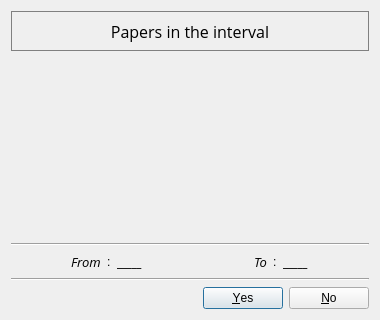
<?xml version="1.0" encoding="UTF-8"?>
<ui version="4.0">
 <class>mainwindow</class>
 <widget class="QDialog" name="mainwindow">
  <property name="geometry">
   <rect>
    <x>0</x>
    <y>0</y>
    <width>380</width>
    <height>320</height>
   </rect>
  </property>
  <property name="minimumSize">
   <size>
    <width>380</width>
    <height>320</height>
   </size>
  </property>
  <property name="windowTitle">
   <string>Acceptance Interval</string>
  </property>
  <layout class="QVBoxLayout" name="verticalLayout">
   <item>
    <widget class="QLabel" name="title_lab">
     <property name="sizePolicy">
      <sizepolicy hsizetype="Expanding" vsizetype="Fixed">
       <horstretch>0</horstretch>
       <verstretch>0</verstretch>
      </sizepolicy>
     </property>
     <property name="minimumSize">
      <size>
       <width>0</width>
       <height>40</height>
      </size>
     </property>
     <property name="maximumSize">
      <size>
       <width>16777215</width>
       <height>40</height>
      </size>
     </property>
     <property name="font">
      <font>
       <family>Open Sans</family>
       <pointsize>12</pointsize>
      </font>
     </property>
     <property name="styleSheet">
      <string notr="true">border: 1px solid grey;</string>
     </property>
     <property name="text">
      <string>Papers in the interval</string>
     </property>
     <property name="alignment">
      <set>Qt::AlignmentFlag::AlignCenter</set>
     </property>
    </widget>
   </item>
   <item>
    <widget class="QWidget" name="field" native="true">
     <property name="sizePolicy">
      <sizepolicy hsizetype="Expanding" vsizetype="Expanding">
       <horstretch>0</horstretch>
       <verstretch>0</verstretch>
      </sizepolicy>
     </property>
    </widget>
   </item>
   <item>
    <widget class="Line" name="line">
     <property name="orientation">
      <enum>Qt::Orientation::Horizontal</enum>
     </property>
    </widget>
   </item>
   <item>
    <layout class="QHBoxLayout" name="interval">
     <item>
      <spacer name="spacer_3">
       <property name="orientation">
        <enum>Qt::Orientation::Horizontal</enum>
       </property>
       <property name="sizeType">
        <enum>QSizePolicy::Policy::Fixed</enum>
       </property>
       <property name="sizeHint" stdset="0">
        <size>
         <width>60</width>
         <height>20</height>
        </size>
       </property>
      </spacer>
     </item>
     <item>
      <widget class="QLabel" name="from_lab">
       <property name="font">
        <font>
         <family>Open Sans</family>
         <pointsize>10</pointsize>
         <italic>true</italic>
        </font>
       </property>
       <property name="text">
        <string>From</string>
       </property>
      </widget>
     </item>
     <item>
      <widget class="QLabel" name="col_1">
       <property name="sizePolicy">
        <sizepolicy hsizetype="Fixed" vsizetype="Preferred">
         <horstretch>0</horstretch>
         <verstretch>0</verstretch>
        </sizepolicy>
       </property>
       <property name="text">
        <string>:</string>
       </property>
      </widget>
     </item>
     <item>
      <widget class="QLabel" name="from_edit">
       <property name="font">
        <font>
         <family>Open Sans</family>
         <pointsize>10</pointsize>
         <italic>true</italic>
        </font>
       </property>
       <property name="text">
        <string>_____</string>
       </property>
      </widget>
     </item>
     <item>
      <spacer name="spacer_1">
       <property name="orientation">
        <enum>Qt::Orientation::Horizontal</enum>
       </property>
       <property name="sizeHint" stdset="0">
        <size>
         <width>40</width>
         <height>20</height>
        </size>
       </property>
      </spacer>
     </item>
     <item>
      <widget class="QLabel" name="to_lab">
       <property name="font">
        <font>
         <family>Open Sans</family>
         <pointsize>10</pointsize>
         <italic>true</italic>
        </font>
       </property>
       <property name="text">
        <string>To</string>
       </property>
      </widget>
     </item>
     <item>
      <widget class="QLabel" name="col_2">
       <property name="sizePolicy">
        <sizepolicy hsizetype="Fixed" vsizetype="Preferred">
         <horstretch>0</horstretch>
         <verstretch>0</verstretch>
        </sizepolicy>
       </property>
       <property name="text">
        <string>:</string>
       </property>
      </widget>
     </item>
     <item>
      <widget class="QLabel" name="to_edit">
       <property name="font">
        <font>
         <family>Open Sans</family>
         <pointsize>10</pointsize>
         <italic>true</italic>
        </font>
       </property>
       <property name="text">
        <string>_____</string>
       </property>
      </widget>
     </item>
     <item>
      <spacer name="spacer_4">
       <property name="orientation">
        <enum>Qt::Orientation::Horizontal</enum>
       </property>
       <property name="sizeType">
        <enum>QSizePolicy::Policy::Fixed</enum>
       </property>
       <property name="sizeHint" stdset="0">
        <size>
         <width>60</width>
         <height>20</height>
        </size>
       </property>
      </spacer>
     </item>
    </layout>
   </item>
   <item>
    <widget class="Line" name="line_2">
     <property name="orientation">
      <enum>Qt::Orientation::Horizontal</enum>
     </property>
    </widget>
   </item>
   <item>
    <widget class="QDialogButtonBox" name="box">
     <property name="standardButtons">
      <set>QDialogButtonBox::StandardButton::No|QDialogButtonBox::StandardButton::Yes</set>
     </property>
    </widget>
   </item>
  </layout>
 </widget>
 <resources/>
 <connections/>
</ui>
